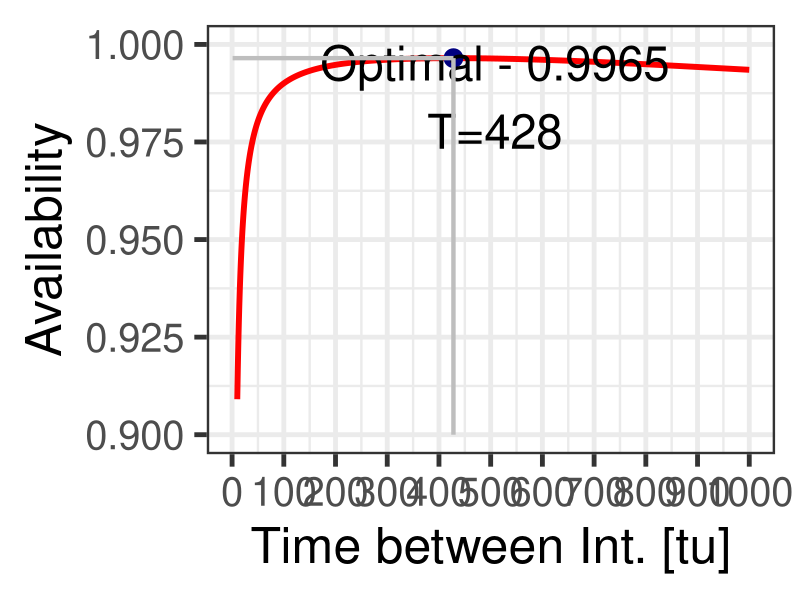

Write R code to recreate this figure.
# *-----------------------------------------------------------------
# | PROBLEM NUMBER: 3.5
# | PROBLEM NAME: Pipe Intervention
# | UPDATE: AE     
# | DESCRIPTION: In this problem a Pipe Intervention is considered 
# |              in terms of optimisation of availability based on
# |              Problem 3.4. A Weibull distribution is used to 
# |              model the probability of failure. 
# | 
# | KEYWORDS: Weibull, failure, optimization, cost, age-dependent, 
# |           pipes, availability
# *-----------------------------------------------------------------

### ------------------DATA AND PACKAGE IMPORT-----------------
rm(list=ls())     # clear the memory and items in R console
library(ggplot2)
### ------------------VARIABLE DEFINITION---------------------

# C.CI is the Cost of a Corrective Intervention (CI)
# C.PI is the Cost of a Preventive Intervention (PI)
# t.CI is the Down-Time needed for execution of a Corrective 
# Intervention (CI)
# t.PI is the Down-Time needed for execution of a Preventive 
# Intervention (PI)
# tau is the total expected down time per time unit. We try to 
# maximise tau.

### ---------------VARIABLE INPUT-------------------

# From problem 3.4, we know the following:

C.CI  <- 100    # cost for corrective intervention
C.PI  <- 1      # cost for preventive intervention
mt    <- 1000   # mean lifetime in cycles of operation. 
beta  <- 3      # shape parameter of Weibull distribution function
p.max <- 0.01   # within (0,T] the failure prob. cannot exceed p.max
T.max <- 1000

#For problem 3.5
t.CI <- 10 # Down-time during a corrective intervention
t.PI <- 1  # Down-time during a preventive intervention

### ---------------PROGRAM OUTPUT-------------------

## Outputs of our program are similar to those in previous programs. 
## Here we also collate the probabilities of failure at every year, 
## to verify that the probability p[t] does not exceed 0.01

# Define empty matrices and function

F <- matrix(nrow=T.max) # cumulative distribution
S <- matrix(nrow=T.max) # survival probability
E <- matrix(nrow=T.max) # expected lifetime of pipe
p <- matrix(nrow=T.max) # Vector of prob. until they exceed 0.01
eta <- matrix(nrow=T.max) #cost per unit of time 
tau <- matrix(nrow=T.max) # availability
survi = function(t,a,b){exp(-(a*t)^b)} # survival function, 1-F

### ------------------CALCULATIONS-------------------

# We first calculate lambda for the Weibull probability.
lambda <- gamma(1+1/beta)/mt

# AGE REPLACEMENT MODEL - minimise cost & maximise availability

for (T in 1:T.max){
  F[T] <- 1-exp(-(lambda*T)^beta)
  S[T] <- 1-F[T]
  E[T] <- integrate(survi,0,T,a=lambda,b=beta)$val
  eta[T] <- (F[T]*C.CI+S[T]*C.PI)/E[T] # cost per unit time
  # For problem 3.5 we find maximum availability
  tau[T] <- E[T]/(E[T]+F[T]*t.CI+S[T]*t.PI) # operational time per tu
  p.temp <- F[T] # want to see if the prob. is larger than 0.01
  if(p.temp<p.max)
  {
    p[T] <- F[T];
  } 
  else 
  {
    p[T] <- 0 
    # if larger than 0.01, we make the prob 0. This way we find the
    # last chance for Infr.Manager to intervene before p>0.01
  }
}

cat('Estimation results \n')
result=data.frame(F,S,E,eta,tau)

cat('Time at which yielding the minimal cost per unit of time \n')
print(which.min(eta))
cat('Time at which the probability of failure exceeds 0.01 \n')
print(which.max(p))
# If time of probability exceeding 0.01 is larger than optimal time,
# we print OK
if (which.max(p)>which.min(eta)){ 
  print('OK')
  cat('Minimal cost per unit time \n')
  print(min(eta))
} else {
  print('minimal cost displayed is reached when failure probability
        exceeds 0.01')
}
cat('Time at which yielding the maximum availability time \n')
print(which.max(tau))
cat('Maximum availability per unit time \n')
print(max(tau))


### --------------------PLOT--------------------
## The following code is only for plotting the figure given as 
## a solution to the Exercise

plotres <- data.frame(1:T.max,tau)
names(plotres) <- c("T","tau")

plottau <- ggplot(data=plotres,aes(x=T,y=tau)) + 
  geom_line(size=2,color="red") + 
  xlab("Time between Int. [tu]") + 
  ylab("Availability") + # Set axis labels
  scale_x_continuous(breaks = seq(0, max(plotres$T), by = 100)) +
  ylim(0.9,1.0) +
  theme_bw(base_size=36) #+
  # theme(legend.position=c(.85, .8))           # Position legend

# Let us collect the optimal points in the data frame optimal

optimal <- data.frame(nrow=1,ncol=2)
names(optimal) <- c("x","y")

data <- plotres
optimal[1,1] <- data$T[which.max(data$tau)]
optimal[1,2] <- max(data$tau)
optlines <- data.frame(key = c("z","z")
                       , x0 = c(min(plotres$T)
                                ,optimal$x)
                       , x1 = c(optimal$x
                                ,optimal$x)
                       , y0 = c(optimal$y,optimal$y)
                       , y1 = c(optimal$y,0.9)) # Same as y.min

# Now we add these points to the graph before exporting
plottau + geom_point(data=optimal
                     , aes(x=x
                           , y=y)
                     , colour="navyblue"
                     , size=6) +
  annotate("text", label="Optimal - 0.9965\nT=428"
           , x=optimal[1,1]+80, y=optimal[1,2]-0.01
           , size=12) +
  geom_segment(aes(x = x0, y = y0
                   , xend = x1, yend = y1)
               , data = optlines
               , size = 1.5
               , color= "grey") # Also draw lines to optimal point

dev.copy(png,'E3-05_tau.png',width=2000,height=1330)
dev.off()
### ------------------PLOT END-------------------

# END
